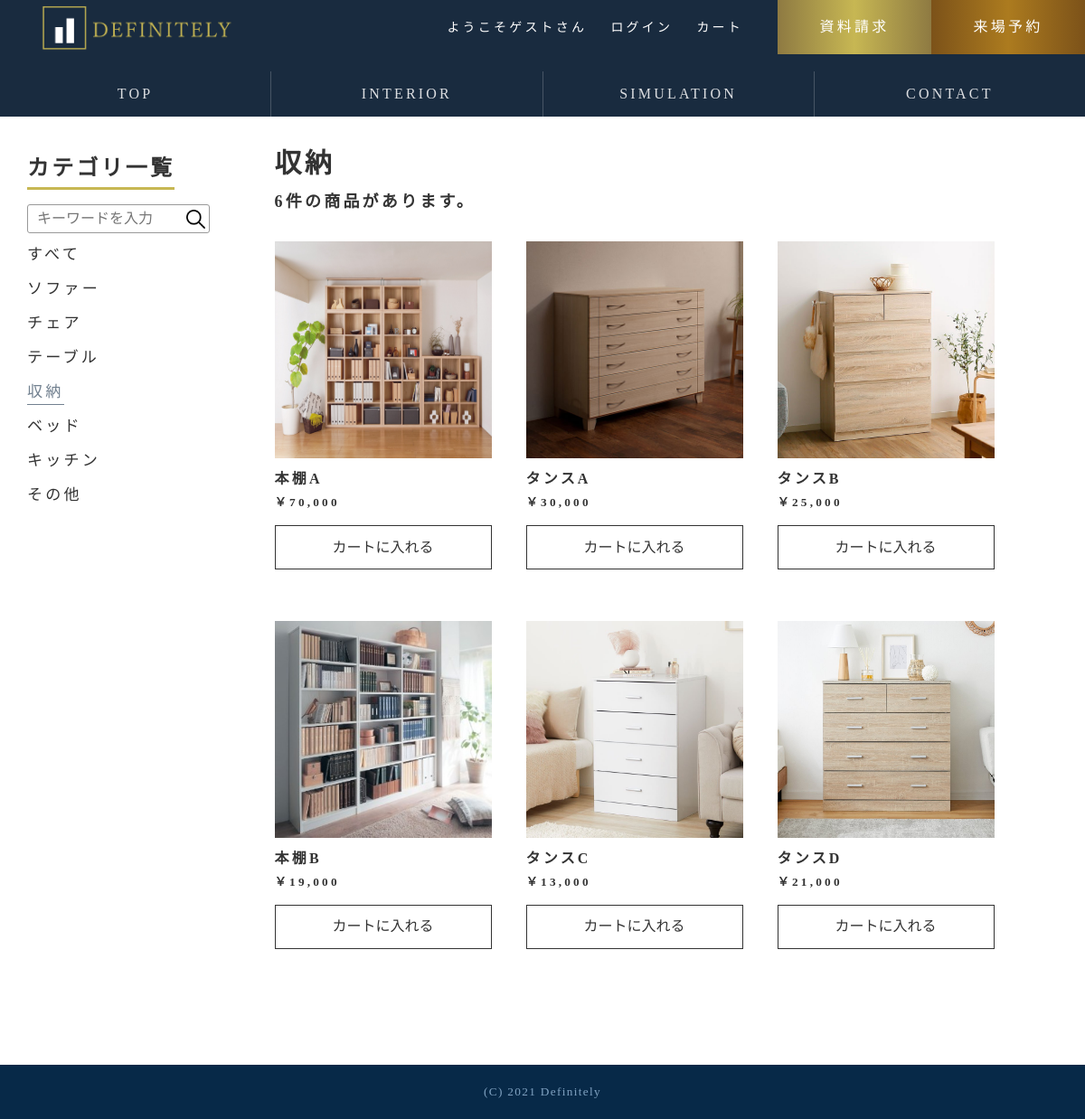
The app's page /shop_category/chest.php with its own data.
### tables this page shows
CREATE TABLE IF NOT EXISTS `items` (
  `product_id` int(11) NOT NULL AUTO_INCREMENT,
  `product_name` varchar(255) NOT NULL,
  `Price` int(11) DEFAULT NULL,
  `count` int(11) NOT NULL,
  `search_name` varchar(255) NOT NULL,
  `sy_height` int(11) DEFAULT NULL,
  `sy_width` int(11) DEFAULT NULL,
  `sy_images` varchar(255) DEFAULT NULL,
  PRIMARY KEY (`product_id`)
);

CREATE TABLE IF NOT EXISTS `item_img` (
  `item_img_id` int(11) NOT NULL,
  `product_id` int(11) NOT NULL,
  `product_img` varchar(255) DEFAULT NULL,
  PRIMARY KEY (`item_img_id`),
  KEY `product_id` (`product_id`)
);

### Model/category.php (called while the page is built, shortened)
<?php
  $dsn = 'mysql:host=localhost;dbname=hew2020_91467;charset=utf8mb4';
  $db_user = 'hew2020_91467';
  $db_password = '';
  try {
    $pdo = new PDO($dsn, $db_user, $db_password);
    $pdo->setAttribute(
        PDO::ATTR_ERRMODE,
        PDO::ERRMODE_EXCEPTION
    );
    $sql_5 = "SELECT items.product_id,product_img,product_name,price,count,info_id FROM items JOIN item_img ON items.product_id = item_img.product_id JOIN item_category ON items.product_id = item_category.product_id";
    $stmt = $pdo->query( $sql_5 );
    $tables1 = $stmt->fetchAll(PDO::FETCH_ASSOC);
    $sql4 = "SELECT item_category.* from items JOIN item_category ON items.product_id = item_category.product_id where info_id=3";
    $sth = $pdo -> query($sql4);
    $record4 = $sth -> rowCount();
    $sql4_5 = "SELECT items.product_id,product_img,product_name,price,count,info_id FROM items JOIN item_img ON items.product_id = item_img.product_id JOIN item_category ON items.product_id = item_category.product_id where info_id= 3";
    $stmt = $pdo->query( $sql4_5 );
    $tables4 = $stmt->fetchAll(PDO::FETCH_ASSOC);
  }catch(PDOException $error){
    header('Location: /IT42-117/erro_pages/error1.php');
    exit;
  }
?>

### shop_category/chest.php (the view, shortened to what this page needs)
<?php
     require_once('../Model/category.php');
     $login = 'login.php';
     $logout = 'logout.php';
     $simulation = 'path_sim.php';
?>
<!DOCTYPE html>
<html lang="ja">
<head>
        <link rel="stylesheet" href="../css/shop.css">
        <link rel="stylesheet" href="../css/normalize.css">
        <link rel="stylesheet" href="../css/common.css">
    </head>
    <body>
        <div class="wrapper">
          <header class="header_top">
             <div class="header_upper">
               <a href="../index.php"><h1 class="header_logo"><img src="../images/logo.png" alt="ロゴ"></h1></a>
               <div class="top_flex2">
                 <nav class="header_nav1">
                   <ul>
                     <li><a class="nav_link" href="#"><?php if (isset($_SESSION['mail_address'])) { echo "ようこそ".$_SESSION['name']."さん"; } else {echo"ようこそゲストさん";}?></a></li>
                     <li>
                     <?php
                       if( isset($_SESSION['mail_address'])){
                          echo '<a class = "nav_link" name="logout" href = "../view/'.$logout.'">ログアウト</a>';
                           }else{
                            echo '<a class = "nav_link" href = "../view/'.$login.'">ログイン</a>';
                       }
                    ?></li>
                     <li><?php if(isset($_SESSION['mail_address'])){ echo "<a class='nav_link' href='../view/cart.php'>カート</a>" ;}else{
                           echo "<a class='nav_link' href='../view/path_ca.php'>カート</a>" ;}?></li>
                   </ul>
                 </nav>
                 <nav class="header_nav2">
                   <ul>
                     <li><a class="nav_info" href="#">資料請求</a></li><li><a class="nav_reserve" href="#">来場予約</a></li>
                   </ul>
                 </nav>
               </div>
             </div>
             <div class="lower">
               <nav class="header_nav3">
                 <ul>
                   <li>
                     <a class="nav_link" href="../index.php">
                       <span class="nomal">TOP</span>
                     </a>
                   </li><li>
                     <a class="nav_link" href="interior.php">
                       <span class="nomal">INTERIOR</span>
                     </a>
                   </li><li>
                   <?php if (isset($_SESSION['mail_address'])) { echo "<a class='nav_link' href='../view/madori.php'>
                       <span class='nomal'>SIMULATION</span>
                       <span class='hover'>シミュレーション</span>"; }
                       else{ echo "<a class='nav_link' href=../view/$simulation>
                         <span class='nomal'>SIMULATION</span>
                         <span class='hover'>シミュレーション</span>"; }?>
                   </li><li>
                     <a class="nav_link" href="../view/otoiawase.php">
                       <span class="nomal">CONTACT</span>
                     </a>
                   </li>
                 </ul>
               </nav>
             </div>
           </header>
        <main class="main">
        <div class="left">
            <h2 class="ctlist">カテゴリ一覧</h2>
            <nav class="category">
                <form id="form1" action="../view/search_view.php" method="post">
                <input id="sbox1" type="search" name="search" placeholder="キーワードを入力"><input id="sbtn1" type="submit" name="submit" value="">
                </form>
                <ul>
                    <li>
                        <a class="nav_furniture" href="interior.php">すべて</a>
                    </li>
                    <li>
                        <a class="nav_furniture" href="sofa.php">ソファー</a>
                    </li>
                    <li>
                        <a class="nav_furniture" href="chair.php">チェア</a>
                    </li>
                    <li>
                        <a class="nav_furniture" href="desk.php">テーブル</a>
                    </li>
                    <li id="check">
                        <a class="nav_furniture" href="chest.php">収納</a>
                    </li>
                    <li>
                        <a class="nav_furniture" href="bed.php">ベッド</a>
                    </li>
                    <li>
                        <a class="nav_furniture" href="kitchen.php">キッチン</a>
                    </li>
                    <li>
                        <a class="nav_furniture" href="other.php">その他</a>
                    </li>
                </ul>
              </nav>
            </div>
            <div class="right">
            <div class="product">
                <h2 class="product">収納</h2>
                <h3><?php echo $record4."件の商品があります。" ?></h3>
            </div>
            <div class="shelf">
              <?php foreach($tables4 as $table){ ?>
                <div class="item">
                    <img src="../interior_img/all_img/<?php echo $table['product_img']; ?>" alt="ベッド_1" class="bet">
                    <h4><?php echo $table['product_name']; ?></h4>
                    <h5><?php echo "￥".number_format($table['price']); ?></h5>
                    <form action="../control/cart_import.php" method="POST" class="item-form">
                        <button type="submit" class="btn">カートに入れる</button>
                    </form>
                  </div>
                  <?php } ?>
            </div>
          </div>
        </main>
        <footer class="footer">
            <small>(C) 2021 Definitely</small>
        </footer>
    </div>
</body>
</html>

### css/shop.css (style rules this page uses)
body { padding-top: 125px; }
.main { display: flex; align-items: baseline; margin: 30px auto 100px; width: 95%; }
.left { position: -webkit-sticky; position: sticky; top: 165px; width: 24%; }
.right { width: 76%; }
#form1 { background-color: white; width:200px; height: 30px; border: 1px #999 solid; margin-top: 6%; border-radius: 3px; }
#form1 input { vertical-align: top; margin: 0; height: 100%; box-sizing: border-box; background-color: transparent; }
#sbox1 { border: none; outline:0; width: 170px; padding:.5rem 10px; }
#sbtn1 { width: 30px; border:none; background-image: url(../images/loupe.png); background-position: center; background-size: 70%; background-repeat: no-repeat; }
h2.ctlist { border-bottom:solid 3px #c7b753; display: inline-block; }
.category li { display: list-item; list-style-type: none; text-transform: uppercase; margin-top: 3%; font-size: .9rem; }
.category li .nav_furniture { position: relative; text-decoration: none; cursor: pointer; }
.nav_furniture:visited, .nav_furniture:active, .nav_furniture:link { color: #333; }
.nav_furniture:before { content: ""; position: absolute; left: 0; right: 0; bottom: -5px; width: 100%; height: 1.5px; background-color:#728190; transform: scale(0, 1); transform-origin: left; transition: .3s; }
#check .nav_furniture:before { transform: scale(1); }
#check .nav_furniture { color: #728190 }
h2.product { font-size: 30px; }
h3 { font-size: 18px; }
div.shelf { display: flex; flex-wrap: wrap; }
div.item { margin: 1.5rem 2rem 1.5rem 0; display: inline-block; }
img.bet { width: 240px; height: 240px; }
.btn { display: inline-block; margin-top: .7rem; width: 100%; padding: 4% 0; text-decoration: none; background-color: rgba(0, 0, 0, 0); color: #333; border: solid 1px #333; transition: .4s; }

### css/common.css (style rules this page uses)
* { margin: 0; padding: 0; outline: 0; }
body { font-family: Cinzel, "Noto Serif JP", serif; font-size: 16px; color: #333; background-color: #FFF; line-height: 1.75; letter-spacing: .2em; }
.wrapper { position: relative; margin: 0 auto; min-height: 100vh; padding-bottom: 60px; box-sizing: border-box; }
.header_top { position: fixed; top: 0; left: 0; width: 100%; background-color: rgba(0,21,43,0.9); z-index: 10; }
.header_upper { position: relative; display: flex; justify-content: space-between; height: 60px; }
.header_logo { width: 30%; height: 60px; }
.header_logo img { padding: 5px 0 0 45px; width: 230px; }
.top_flex2 { display: flex; }
.header_nav1 { white-space: nowrap; text-align: left; line-height: 60px; }
.header_nav1 ul li { display: inline-block; margin-left: 1rem; font-size: 14px; }
.header_nav2 { display: flex; text-align: left; white-space: nowrap; margin-left: 2rem; }
.header_nav2 ul li { display: inline-block; text-align: center; font-size: 16px; transition:.3s; }
.header_nav2 ul li .nav_info { width: 170px; height: 60px; line-height: 60px; background:linear-gradient(to right, #8e7a42 0%,#c7b753 50%,#8e7a42 100%); }
.header_nav2 ul li .nav_reserve { width: 170px; height: 60px; line-height: 60px; background:linear-gradient(to right, #7c5219 0%,#ac7b1f 50%,#7c5219 100%); }
.nav_link, .nav_info, .nav_reserve { position: relative; display: inline-block; text-decoration: none; color: #fff; }
.header_nav3 ul { display: flex; margin-top: 1rem; }
.header_nav3 ul li { display: inline-block; width: calc(100%/4); height: 50px; line-height: 50px; text-align: center; font-size: 16px; transition:all .4s ease-out; }
.header_nav3 ul li +li { border-left: rgba(255,255,255,.2) 1px solid; }
.header_nav3 ul li a { display: block; color: rgba(255,255,255,.85); }
.footer { position: absolute; bottom: 0; width: 100%; height: 60px; text-align: center; background: #072948; }
.footer small { line-height: 60px; color: #81A3C2; letter-spacing: .1em; font-size: .7rem; }
@media (min-width: 48em) { :root { font-size: calc(1rem + ((1vw - 0.48rem) * 0.6944)); min-height: 0vw; } }

### records on screen
items: item_img.product_img (picture), product_name "本棚A", Price "70,000"
items: item_img.product_img (picture), product_name "タンスA", Price "30,000"
items: item_img.product_img (picture), product_name "タンスB", Price "25,000"
items: item_img.product_img (picture), product_name "本棚B", Price "19,000"
items: item_img.product_img (picture), product_name "タンスC", Price "13,000"
items: item_img.product_img (picture), product_name "タンスD", Price "21,000"

### other values on screen
$record4 "6"
